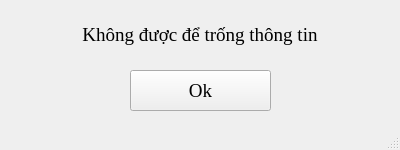
<?xml version="1.0" encoding="UTF-8"?>
<ui version="4.0">
 <class>MainWindow</class>
 <widget class="QMainWindow" name="MainWindow">
  <property name="geometry">
   <rect>
    <x>0</x>
    <y>0</y>
    <width>400</width>
    <height>150</height>
   </rect>
  </property>
  <property name="font">
   <font>
    <family>Times New Roman</family>
    <pointsize>14</pointsize>
   </font>
  </property>
  <property name="windowTitle">
   <string>Thông báo</string>
  </property>
  <widget class="QWidget" name="centralwidget">
   <widget class="QLabel" name="label">
    <property name="geometry">
     <rect>
      <x>0</x>
      <y>10</y>
      <width>400</width>
      <height>50</height>
     </rect>
    </property>
    <property name="text">
     <string>Không được để trống thông tin</string>
    </property>
    <property name="alignment">
     <set>Qt::AlignCenter</set>
    </property>
   </widget>
   <widget class="QPushButton" name="btn_ok">
    <property name="geometry">
     <rect>
      <x>130</x>
      <y>70</y>
      <width>141</width>
      <height>41</height>
     </rect>
    </property>
    <property name="text">
     <string>Ok</string>
    </property>
   </widget>
  </widget>
  <widget class="QMenuBar" name="menubar">
   <property name="geometry">
    <rect>
     <x>0</x>
     <y>0</y>
     <width>400</width>
     <height>21</height>
    </rect>
   </property>
  </widget>
  <widget class="QStatusBar" name="statusbar"/>
 </widget>
 <resources/>
 <connections/>
</ui>
